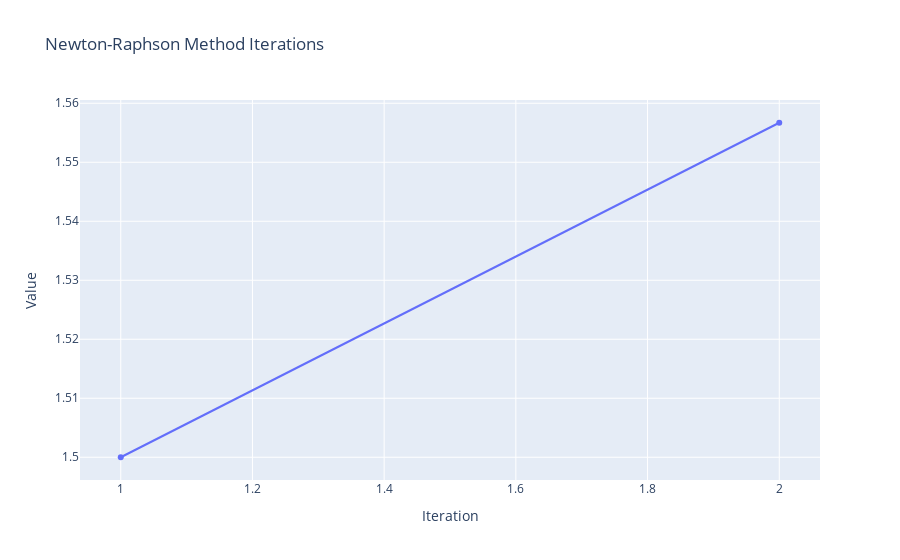

Notebook cell for this chart:
### Code cell
# Newton-Raphson Method
# The Newton-Raphson method is a root-finding method that uses linear approximation to iteratively find the root of a real-valued function. The method requires that the function be differentiable and that the derivative is known. The formula for the method is given by:
# x(n+1) = x(n) - f(x(n)) / f'(x(n))

import sympy as sp
import plotly.graph_objs as go
import math

# Define the symbolic variable and function
x = sp.Symbol('x')
# f_symbolic = x**3 - 2*x - 5
# f_symbolic = sp.sin(x) - (x + 1) / (x - 1)
f_symbolic = x -2 + sp.ln(x)

# Define the derivative of the function symbolically
f_prime_symbolic = sp.diff(f_symbolic, x)

# Convert symbolic function and derivative to numerical functions
f = sp.lambdify(x, f_symbolic, 'math')
f_prime = sp.lambdify(x, f_prime_symbolic, 'math')
print(f"f(x)  = {f_symbolic}")
print(f"f'(x) = {f_prime_symbolic}\n")
print("x(n+1) = x(n) - f(x(n))")
print("               --------")
print("                f'(x(n)\n\n")

def newton_raphson_method(x0, tol):
    # Compute initial x1
    x1 = x0 - f(x0) / f_prime(x0)
    
    iteration = 0
    x_values = []
    tolerances = []
    f_prime_values = []
    
    # Print the table header
    print(f"{'Iteration':<10} | {'x0':<10} | {'x1':<10} | {'f(xn)':<10} | {'f_prm(xn)':<10} | {'Tol':<10}")
    print('-' * 75)
    
    while abs(x1 - x0) > tol:
        # Append the current values of x0, f(x1), f'(x1), and tolerance
        x_values.append(round(x0, decimals))
        tolerances.append(round(abs(x1 - x0), decimals))
        f_prime_values.append(round(f_prime(x1), decimals))
        
        # Print current iteration details in tabular form
        iteration += 1
        print(f"{iteration:<10} | {round(x0, decimals):<10} | {round(x1, decimals):<10} | {round(f(x0), decimals):<10} | {round(f_prime(x0), decimals):<10} | {round(abs(x1 - x0), decimals):<10}")
        
        # Update x0 and x1 for the next iteration
        x0 = x1
        x1 = x0 - f(x0) / f_prime(x0)
    
    return x1, x_values, tolerances


# Given values
x0 = 1.5
tol = 0.0001
decimals = 4

root, x_values, tolerances = newton_raphson_method(x0, tol)
if root is not None:
    print(f"\nThe root is approximately: {round(root, decimals)}")
    
# Plotting using Plotly
fig = go.Figure()

fig.add_trace(go.Scatter(x=list(range(1, len(x_values) + 1)), y=x_values, mode='lines+markers', name='x'))
# uncomment below to get tolerance in graph
# fig.add_trace(go.Scatter(x=list(range(1, len(tolerances) + 1)), y=tolerances, mode='lines+markers', name='Tolerance', yaxis='y2'))

fig.update_layout(title='Newton-Raphson Method Iterations',
                  xaxis_title='Iteration',
                  yaxis_title='Value',
                  yaxis2=dict(title='Tolerance', overlaying='y', side='right'),
                  legend_title='x')

fig.show()

### Figure 1 — Plotly figure (JSON) as saved in the notebook; plotly's stock layout.template omitted (floating-point values rounded to 4 significant figures)
{"data": [{"mode": "lines+markers", "name": "x", "x": [1, 2], "y": [1.5, 1.557], "type": "scatter"}], "layout": {"yaxis2": {"title": {"text": "Tolerance"}, "overlaying": "y", "side": "right"}, "title": {"text": "Newton-Raphson Method Iterations"}, "xaxis": {"title": {"text": "Iteration"}}, "yaxis": {"title": {"text": "Value"}}, "legend": {"title": {"text": "x"}}}}
